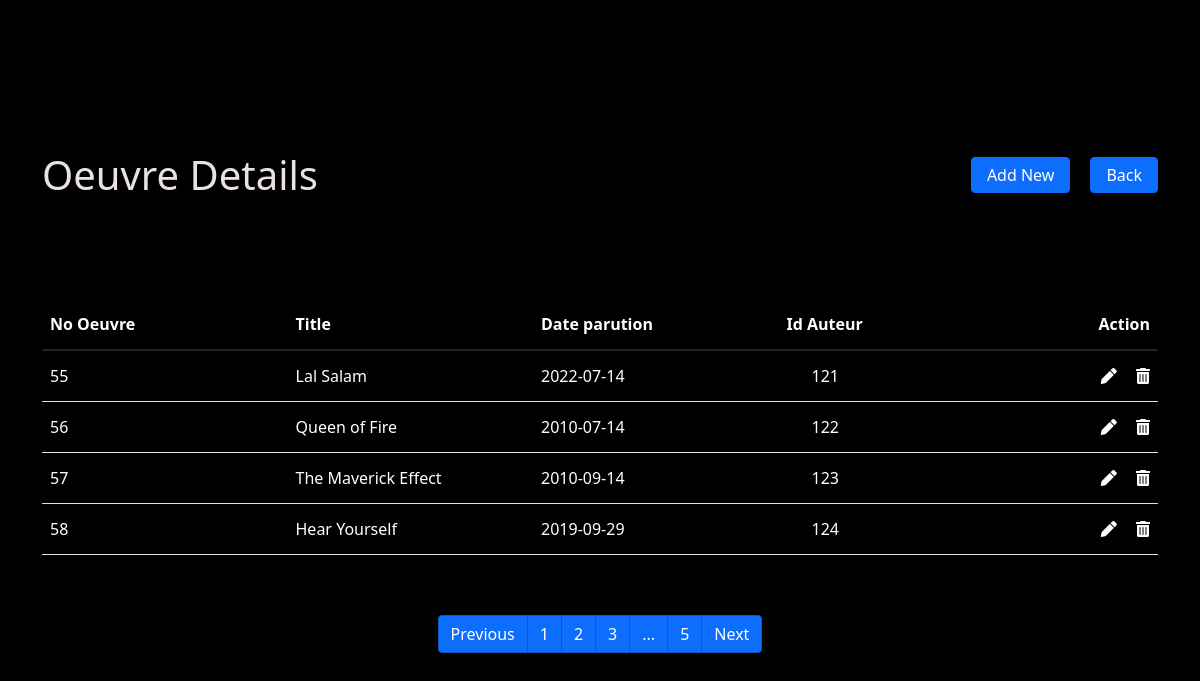
Screenshot of /listOeuvre.php (signed in) with the database file from the repository.
### tables this page shows
CREATE TABLE `oeuvre` (
  `noOeuvre` int(11) NOT NULL,
  `titre` varchar(100) DEFAULT NULL,
  `dateParution` date DEFAULT NULL,
  `IdAuteur` int(11) DEFAULT NULL
);

### listOeuvre.php (the view, shortened to what this page needs)
<?php
include_once "config.php";
?>
<!DOCTYPE html>
<html lang="en">
<head>
    <link rel="stylesheet" href="css/bootstrap.css">
    <link rel="stylesheet" href="css/all.min.css">
</head>
<body>
    <div class="container">
        <div class="top">
            <h1>Oeuvre Details</h1>
            <div class="btnn">
                <a href="addOeuvre.php"><button type="button" class="btn bt btn-primary">Add New</button></a>
                <a href="home.php"><button type="button" class="btn btn-primary">Back</button></a>
            </div>
        </div>
        <?php
        echo '<table class="table">
                    <thead>
                        <tr>
                            <th>No Oeuvre</th>
                            <th>Title</th>
                            <th>Date parution</th>
                            <th>Id Auteur</th>
                            <th class="act">Action</th>
                        </tr>
                    </thead>
                    <tbody>' ;
        $limit = 4 ;
        $page = isset($_GET['page']) ? $_GET['page'] : 1;
        $start = ($page - 1) * $limit;
        $sql = "SELECT * FROM oeuvre LIMIT $start, $limit" ;
        $stmt = $db->prepare($sql) ;
        $stmt->execute() ;
        $users = $stmt->fetchAll() ;
        $sql2 = "SELECT count(noOeuvre) FROM oeuvre" ;
        $stmt2 = $db->prepare($sql2) ;
        $stmt2->execute() ;
        $usersCount = $stmt2->fetchAll() ;
        $total = $usersCount[0][0] ;
        $pages = ceil($total / $limit) ;
        foreach ($users as $user) {
            $update = '<a onClick="javascript: return confirm(\'Please confirm updating\');" href="updateOeuvre.php?id=' .  $user['noOeuvre'] . '"><i class="fa-solid fa-pen"></i></a>' ;
            $delete = '<a onClick="javascript: return confirm(\'Please confirm deletion\');" href="deleteOeuvre.php?id=' .  $user['noOeuvre'] . '&page='.$page. '" name="delete"><i class="fa-solid fa-trash-can"></i></a>' ;
            echo '<tr>
                        <td>' . $user["noOeuvre"] .'</td>
                        <td>' . $user["titre"] .'</td>
                        <td>' . $user["dateParution"] . '</td>
                        <td class="nb">' . $user["IdAuteur"] . '</td>
                        <td class="act2">' . $update . ' ' . $delete . '</td>
                    </tr>' ;
        }
        echo "</tbody>
            </table>" ;
    $Previous = $page > 1 ? $page - 1 : $page ;
	$Next = $page < $pages ? $page + 1  : $page ;
        ?>
    <nav aria-label="...">
        <ul class="pagination">
        <li class="page-item <?php if ( $page == 1 ) { echo 'disabled' ; } ?>"><a class="page-link" href="listOeuvre.php?page=<?= $Previous ?>">Previous</a></li>
            <?php for( $i = 1 ; $i <= $pages ; $i++ ) : ?>
            <li class="page-item"><a class="page-link" href="listOeuvre.php?page=<?= $i ?>"><?= $i ; ?></a></li>
            <?php  if ( $i == 3 ) { ?>
                    <li class="page-item disabled"><a class="page-link" href="">...</a></li>
                    <?php break ; } endfor ; ?>
                    <?php  if ( $usersCount[0][0] > 16 ) { ?>
                        <li class="page-item"><a class="page-link" href="listOeuvre.php?page=<?= $pages ?>"><?= $pages ; ?></a></li>
                    <?php ; } ?>
                <li class="page-item <?php if ( $page == $pages  ) { echo 'disabled' ; } ?>"><a class="page-link" href="listOeuvre.php?page=<?= $Next ?>">Next</a></li>
            </ul>
        </nav>
    </div>
</body>
</html>

### listOeuvre.php (style rules this page uses)
.container { position: absolute; top: 50%; left: 50%; transform: translate(-50%, -50%); }
table th, table td { color: #fff; line-height: 34px; width: 22% ; }
body { background-color: #000 ; }
a { width: fit-content; }
.btn { padding: 5px 15px ; }
.top { display: flex; justify-content: space-between; align-items: center; margin: 20px 0 100px ; }
.btnn { display: flex ; }
.bt { margin-right: 20px ; }
h1 { color: #eae1e1 !important ; margin: 0 ; }
i { color: #fff ; transition: 0.2s ; }
.fa-pen { margin-right: 15px ; margin-left: 0px ; }
.act { text-align: right ; }
.act2 { text-align: right ; }
.nb { padding-left: 33px !important ; }
nav { margin-top: 60px ; display: flex !important ; justify-content: center !important ; }
nav li a { background-color: #0d6efd !important ; color: #fff !important ; border: 1px solid #0a58ca !important ; transition: 0.3 s !important ; }

### rows the page displays
oeuvre: noOeuvre "55", titre "Lal Salam", dateParution "2022-07-14", IdAuteur "121"
oeuvre: noOeuvre "56", titre "Queen of Fire", dateParution "2010-07-14", IdAuteur "122"
oeuvre: noOeuvre "57", titre "The Maverick Effect", dateParution "2010-09-14", IdAuteur "123"
oeuvre: noOeuvre "58", titre "Hear Yourself", dateParution "2019-09-29", IdAuteur "124"

### other values shown
$pages "5"
